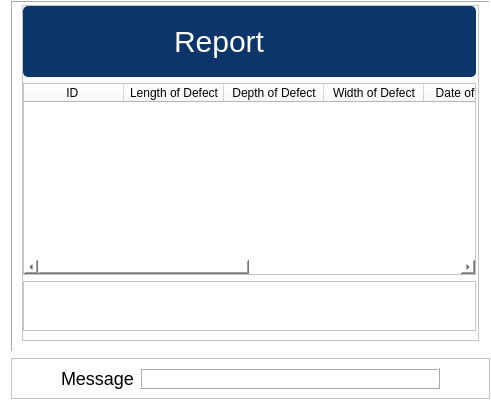
               <widget class="QFrame" name="frame_39">
                <property name="maximumSize">
                 <size>
                  <width>16777215</width>
                  <height>16777215</height>
                 </size>
                </property>
                <property name="styleSheet">
                 <string notr="true">background-color:#ffffff;</string>
                </property>
                <property name="frameShape">
                 <enum>QFrame::NoFrame</enum>
                </property>
                <property name="frameShadow">
                 <enum>QFrame::Plain</enum>
                </property>
                <layout class="QVBoxLayout" name="verticalLayout_32">
                 <property name="leftMargin">
                  <number>11</number>
                 </property>
                 <property name="topMargin">
                  <number>1</number>
                 </property>
                 <property name="rightMargin">
                  <number>1</number>
                 </property>
                 <property name="bottomMargin">
                  <number>21</number>
                 </property>
                 <item>
                  <widget class="QFrame" name="frame_82">
                   <property name="minimumSize">
                    <size>
                     <width>0</width>
                     <height>0</height>
                    </size>
                   </property>
                   <property name="maximumSize">
                    <size>
                     <width>16777215</width>
                     <height>16777215</height>
                    </size>
                   </property>
                   <property name="frameShape">
                    <enum>QFrame::Panel</enum>
                   </property>
                   <property name="frameShadow">
                    <enum>QFrame::Sunken</enum>
                   </property>
                   <layout class="QHBoxLayout" name="horizontalLayout_29">
                    <property name="spacing">
                     <number>10</number>
                    </property>
                    <property name="leftMargin">
                     <number>10</number>
                    </property>
                    <property name="topMargin">
                     <number>3</number>
                    </property>
                    <property name="rightMargin">
                     <number>10</number>
                    </property>
                    <property name="bottomMargin">
                     <number>10</number>
                    </property>
                    <item>
                     <widget class="QFrame" name="frame_42">
                      <property name="frameShape">
                       <enum>QFrame::StyledPanel</enum>
                      </property>
                      <property name="frameShadow">
                       <enum>QFrame::Raised</enum>
                      </property>
                      <layout class="QVBoxLayout" name="verticalLayout_35">
                       <property name="leftMargin">
                        <number>0</number>
                       </property>
                       <property name="topMargin">
                        <number>0</number>
                       </property>
                       <property name="rightMargin">
                        <number>2</number>
                       </property>
                       <item>
                        <widget class="QFrame" name="frame_40">
                         <property name="maximumSize">
                          <size>
                           <width>16777215</width>
                           <height>80</height>
                          </size>
                         </property>
                         <property name="styleSheet">
                          <string notr="true">QFrame{
	background: #0C356A;
border-radius:5px;
}

</string>
                         </property>
                         <property name="frameShape">
                          <enum>QFrame::NoFrame</enum>
                         </property>
                         <property name="frameShadow">
                          <enum>QFrame::Plain</enum>
                         </property>
                         <property name="lineWidth">
                          <number>3</number>
                         </property>
                         <layout class="QVBoxLayout" name="verticalLayout_34">
                          <item>
                           <widget class="QFrame" name="frame_41">
                            <property name="styleSheet">
                             <string notr="true">QFrame{
	background: #0C356A;
border-radius:5px;
}


</string>
                            </property>
                            <property name="frameShape">
                             <enum>QFrame::NoFrame</enum>
                            </property>
                            <property name="frameShadow">
                             <enum>QFrame::Plain</enum>
                            </property>
                            <layout class="QHBoxLayout" name="horizontalLayout_22">
                             <item>
                              <widget class="QLabel" name="label_28">
                               <property name="maximumSize">
                                <size>
                                 <width>150</width>
                                 <height>100</height>
                                </size>
                               </property>
                               <property name="styleSheet">
                                <string notr="true">font-size:30px;
color: white;
font: 26pt &quot;Mongolian Baiti&quot;;</string>
                               </property>
                               <property name="text">
                                <string>Report</string>
                               </property>
                              </widget>
                             </item>
                            </layout>
                           </widget>
                          </item>
                         </layout>
                        </widget>
                       </item>
                       <item>
                        <widget class="QTableWidget" name="tableWidget">
                         <property name="maximumSize">
                          <size>
                           <width>16777215</width>
                           <height>16777215</height>
                          </size>
                         </property>
                         <attribute name="verticalHeaderVisible">
                          <bool>false</bool>
                         </attribute>
                         <column>
                          <property name="text">
                           <string>ID </string>
                          </property>
                         </column>
                         <column>
                          <property name="text">
                           <string>Length of Defect</string>
                          </property>
                         </column>
                         <column>
                          <property name="text">
                           <string>Depth of Defect</string>
                          </property>
                         </column>
                         <column>
                          <property name="text">
                           <string>Width of Defect</string>
                          </property>
                         </column>
                         <column>
                          <property name="text">
                           <string>Date of Defect</string>
                          </property>
                         </column>
                         <column>
                          <property name="text">
                           <string>Type of Defect</string>
                          </property>
                         </column>
                         <column>
                          <property name="text">
                           <string>Image of  Defect</string>
                          </property>
                         </column>
                         <column>
                          <property name="text">
                           <string>Remove Defect</string>
                          </property>
                         </column>
                        </widget>
                       </item>
                       <item>
                        <widget class="QFrame" name="frame_69">
                         <property name="minimumSize">
                          <size>
                           <width>0</width>
                           <height>50</height>
                          </size>
                         </property>
                         <property name="maximumSize">
                          <size>
                           <width>16777215</width>
                           <height>100</height>
                          </size>
                         </property>
                         <property name="frameShape">
                          <enum>QFrame::StyledPanel</enum>
                         </property>
                         <property name="frameShadow">
                          <enum>QFrame::Raised</enum>
                         </property>
                        </widget>
                       </item>
                      </layout>
                     </widget>
                    </item>
                   </layout>
                  </widget>
                 </item>
                 <item>
                  <widget class="QFrame" name="frame_38">
                   <property name="minimumSize">
                    <size>
                     <width>0</width>
                     <height>40</height>
                    </size>
                   </property>
                   <property name="maximumSize">
                    <size>
                     <width>16777215</width>
                     <height>120</height>
                    </size>
                   </property>
                   <property name="baseSize">
                    <size>
                     <width>100</width>
                     <height>0</height>
                    </size>
                   </property>
                   <property name="frameShape">
                    <enum>QFrame::StyledPanel</enum>
                   </property>
                   <property name="frameShadow">
                    <enum>QFrame::Raised</enum>
                   </property>
                   <layout class="QHBoxLayout" name="horizontalLayout_42">
                    <item>
                     <spacer name="horizontalSpacer_12">
                      <property name="orientation">
                       <enum>Qt::Horizontal</enum>
                      </property>
                      <property name="sizeHint" stdset="0">
                       <size>
                        <width>40</width>
                        <height>20</height>
                       </size>
                      </property>
                     </spacer>
                    </item>
                    <item>
                     <widget class="QLabel" name="label_6">
                      <property name="styleSheet">
                       <string notr="true">font-size:18px;
font: 16pt &quot;Mongolian Baiti&quot;;</string>
                      </property>
                      <property name="text">
                       <string>Message</string>
                      </property>
                     </widget>
                    </item>
                    <item>
                     <widget class="QLabel" name="Message_Report">
                      <property name="minimumSize">
                       <size>
                        <width>300</width>
                        <height>0</height>
                       </size>
                      </property>
                      <property name="maximumSize">
                       <size>
                        <width>400</width>
                        <height>16777215</height>
                       </size>
                      </property>
                      <property name="frameShape">
                       <enum>QFrame::Box</enum>
                      </property>
                      <property name="frameShadow">
                       <enum>QFrame::Raised</enum>
                      </property>
                      <property name="text">
                       <string/>
                      </property>
                      <property name="alignment">
                       <set>Qt::AlignCenter</set>
                      </property>
                     </widget>
                    </item>
                    <item>
                     <spacer name="horizontalSpacer_13">
                      <property name="orientation">
                       <enum>Qt::Horizontal</enum>
                      </property>
                      <property name="sizeHint" stdset="0">
                       <size>
                        <width>40</width>
                        <height>20</height>
                       </size>
                      </property>
                     </spacer>
                    </item>
                   </layout>
                  </widget>
                 </item>
                </layout>
               </widget>
